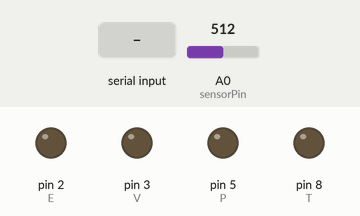
Simulated run of this sketch. Board: Arduino Uno, built with avr-gcc and run on an emulated ATmega328P. Shown: output pins drawn as LEDs (lit = HIGH). Dashed ring = blinking. Inputs (shaded band) come from the test bench; at power-on: A0 (sensorPin) = 512.

Above: at 1.2 s.
1.3 s: "1" received over the second serial link
At 1.7 s:
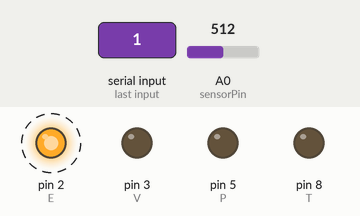
4.3 s: A0 (sensorPin) set to 89
7.3 s: A0 (sensorPin) set to 77
At 7.7 s:
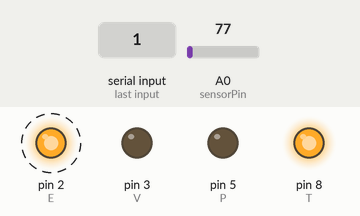
10.3 s: "3" received over the second serial link
At 10.7 s:
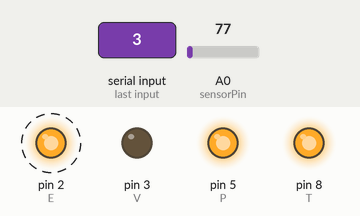
13.3 s: "5" received over the second serial link
At 13.7 s:
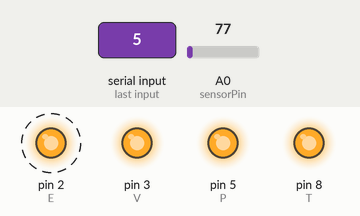
16.3 s: "2" received over the second serial link
At 16.7 s:
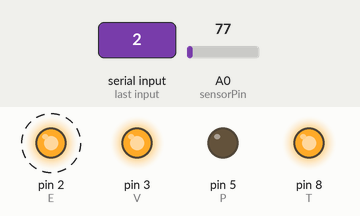
Timing chart, 0 to 20.3 s (numbered marks = the images above; inputs shaded):
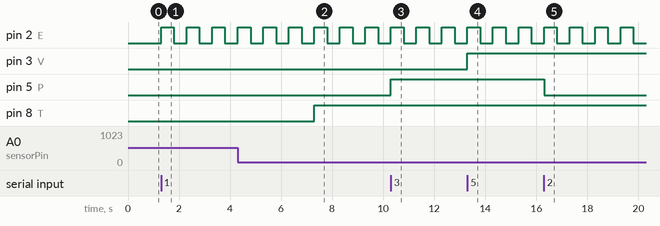

The sketch:

Prototipo_arduino_final_lite.ino
```cpp
#include <SoftwareSerial.h>
SoftwareSerial BLUET(10, 11); //10 TX, 11 RX.

int E = 2;
int V = 3;
int P = 5;
int T = 8;

int BT = 0;

int estadoE = 0;
int estadoP = 0;
int estadoV = 0;
int estadoT = 0;

const int sensorPin = A0;
int value;
float millivolts;
float celsius;

void setup()
{
  BLUET.begin(9600);
  Serial.begin(9600);

  pinMode(E, OUTPUT);
  pinMode(P, OUTPUT);
  pinMode(V, OUTPUT);
  pinMode(T, OUTPUT);
}

void loop()
{
  Temp();

  if (BLUET.available()) {
    BT = BLUET.read();
  }

  switch (BT) {
    case '0':
      estadoE = 0;
      break;

    case '1':
      estadoE = 1;
      break;

    case '2':
      estadoP = 0;
      break;

    case '3':
      estadoP = 1;
      break;

    case '4':
      estadoV = 0;
      break;

    case '5':
      estadoV = 1;
      break;

  }
  if (estadoE == 0 && estadoP == 0 && estadoV == 0) {
    Cero();
  }
  if (estadoE == 1 && estadoP == 0 && estadoV == 0) {
    Uno();
  }
  if (estadoE == 0 && estadoP == 1 && estadoV == 0) {
    Dos();
  }
  if (estadoE == 1 && estadoP == 1 && estadoV == 0) {
    Tres();
  }
  if (estadoE == 0 && estadoP == 0 && estadoV == 1) {
    Cuatro();
  }
  if (estadoE == 1 && estadoP == 0 && estadoV == 1) {
    Cinco();
  }
  if (estadoE == 0 && estadoP == 1 && estadoV == 1) {
    Seis();
  }
  if (estadoE == 1 && estadoP == 1 && estadoV == 1) {
    Siete();
  }
}

void Temp() {
  value = analogRead(sensorPin);
  millivolts = (value / 1023.0) * 5000;
  celsius = millivolts / 10;
  if (celsius >= 40.0) {
    estadoT = 0;
    digitalWrite(T, LOW);
  } else {
    estadoT = 1;
    digitalWrite(T, HIGH);
  }
}


void Pulsos() {
  digitalWrite(E, HIGH);
  delay(500);
  digitalWrite(E, LOW);
  delay(500);
}

void Cero() {
  digitalWrite(E, LOW);
  digitalWrite(P, LOW);
  digitalWrite(V, LOW);
}

void Uno() {
  digitalWrite(P, LOW);
  digitalWrite(V, LOW);
  Pulsos();
}

void Dos() {
  digitalWrite(E, LOW);
  digitalWrite(P, HIGH);
  digitalWrite(V, LOW);
}

void Tres() {
  digitalWrite(P, HIGH);
  digitalWrite(V, LOW);
  Pulsos();
}

void Cuatro() {
  digitalWrite(E, LOW);
  digitalWrite(P, LOW);
  digitalWrite(V, HIGH);
}

void Cinco() {
  digitalWrite(P, LOW);
  digitalWrite(V, HIGH);
  Pulsos();
}

void Seis() {
  digitalWrite(E, LOW);
  digitalWrite(P, HIGH);
  digitalWrite(V, HIGH);
}

void Siete() {
  digitalWrite(P, HIGH);
  digitalWrite(V, HIGH);
  Pulsos();
}
```

Measured:
- the behaviour switches between 82 and 81 on A0 (sensorPin) (found by bisection; images 1 and 2)
- after the input at 1.3 s, pin 2 (E): alternates HIGH for 0.50 s and LOW for 0.50 s, starting at once
- after the input at 7.3 s, pin 8 (T): LOW → HIGH at once
- after the input at 10.3 s, pin 5 (P): LOW → HIGH at once
- after the input at 13.3 s, pin 3 (V): LOW → HIGH at once
- after the input at 16.3 s, pin 5 (P): HIGH → LOW at once
